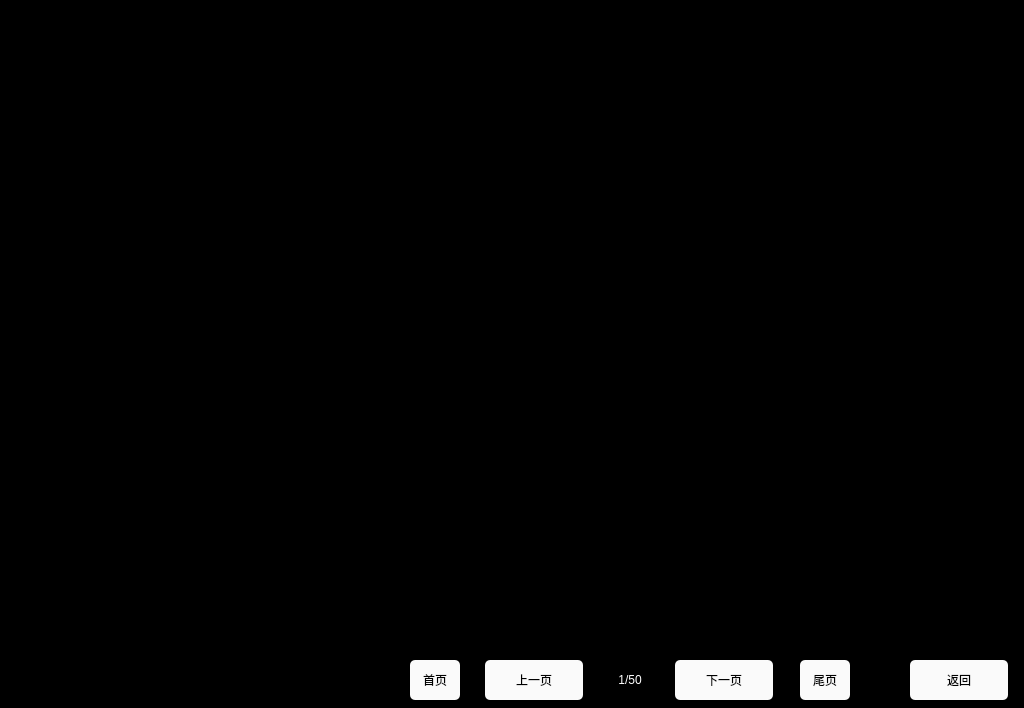
<?xml version="1.0" encoding="UTF-8"?>
<ui version="4.0">
 <class>CurrentFaultList</class>
 <widget class="QWidget" name="CurrentFaultList">
  <property name="geometry">
   <rect>
    <x>0</x>
    <y>0</y>
    <width>1024</width>
    <height>708</height>
   </rect>
  </property>
  <property name="windowTitle">
   <string>Form</string>
  </property>
  <property name="styleSheet">
   <string notr="true">QLabel
{
	color: white;
	border: 2px groove, gray;
    border-color: gray;
	font: 20px, &quot;SimHei&quot;;	
}

QWidget
{
	background-color: black;
}

QPushButton
{
	font: 20px, &quot;SimHei&quot;;
    color: black;
	background-color: rgb(250, 250, 250);
	border-radius: 5px;
}

QPushButton:pressed
{
	font: 20px, &quot;SimHei&quot;;
    color: white;
	background-color: rgb(189, 214, 238);
	border-radius: 5px;
}</string>
  </property>
  <widget class="QLabel" name="label_page">
   <property name="geometry">
    <rect>
     <x>590</x>
     <y>660</y>
     <width>80</width>
     <height>40</height>
    </rect>
   </property>
   <property name="styleSheet">
    <string notr="true">border-color:black;</string>
   </property>
   <property name="text">
    <string>1/50</string>
   </property>
   <property name="alignment">
    <set>Qt::AlignCenter</set>
   </property>
  </widget>
  <widget class="QPushButton" name="btn_lastPage">
   <property name="geometry">
    <rect>
     <x>800</x>
     <y>660</y>
     <width>50</width>
     <height>40</height>
    </rect>
   </property>
   <property name="text">
    <string>尾页</string>
   </property>
  </widget>
  <widget class="QPushButton" name="btn_firstPage">
   <property name="geometry">
    <rect>
     <x>410</x>
     <y>660</y>
     <width>50</width>
     <height>40</height>
    </rect>
   </property>
   <property name="text">
    <string>首页</string>
   </property>
  </widget>
  <widget class="QPushButton" name="btn_pre">
   <property name="geometry">
    <rect>
     <x>485</x>
     <y>660</y>
     <width>98</width>
     <height>40</height>
    </rect>
   </property>
   <property name="text">
    <string>上一页</string>
   </property>
  </widget>
  <widget class="QPushButton" name="btn_next">
   <property name="geometry">
    <rect>
     <x>675</x>
     <y>660</y>
     <width>98</width>
     <height>40</height>
    </rect>
   </property>
   <property name="text">
    <string>下一页</string>
   </property>
  </widget>
  <widget class="QPushButton" name="btn_back">
   <property name="geometry">
    <rect>
     <x>910</x>
     <y>660</y>
     <width>98</width>
     <height>40</height>
    </rect>
   </property>
   <property name="text">
    <string>返回</string>
   </property>
  </widget>
 </widget>
 <resources/>
 <connections/>
</ui>
